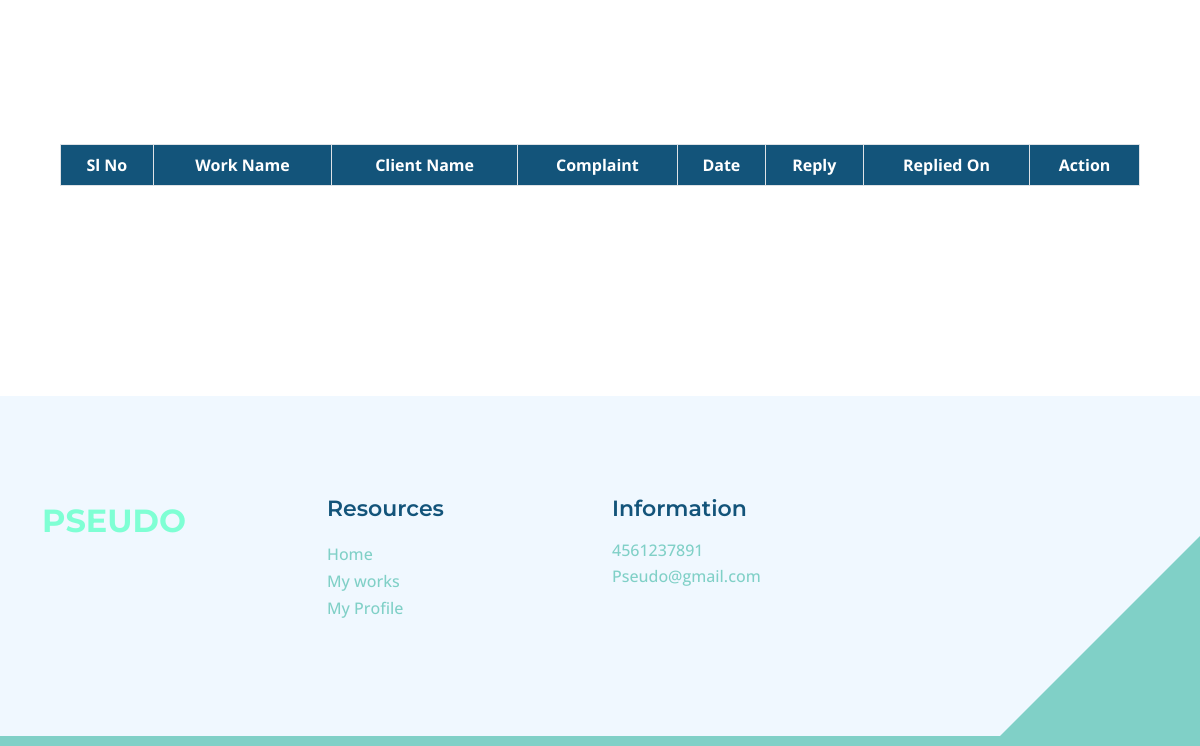
The app's page /Freelan/Freelancomplaint.php (signed in, lower part), older data.
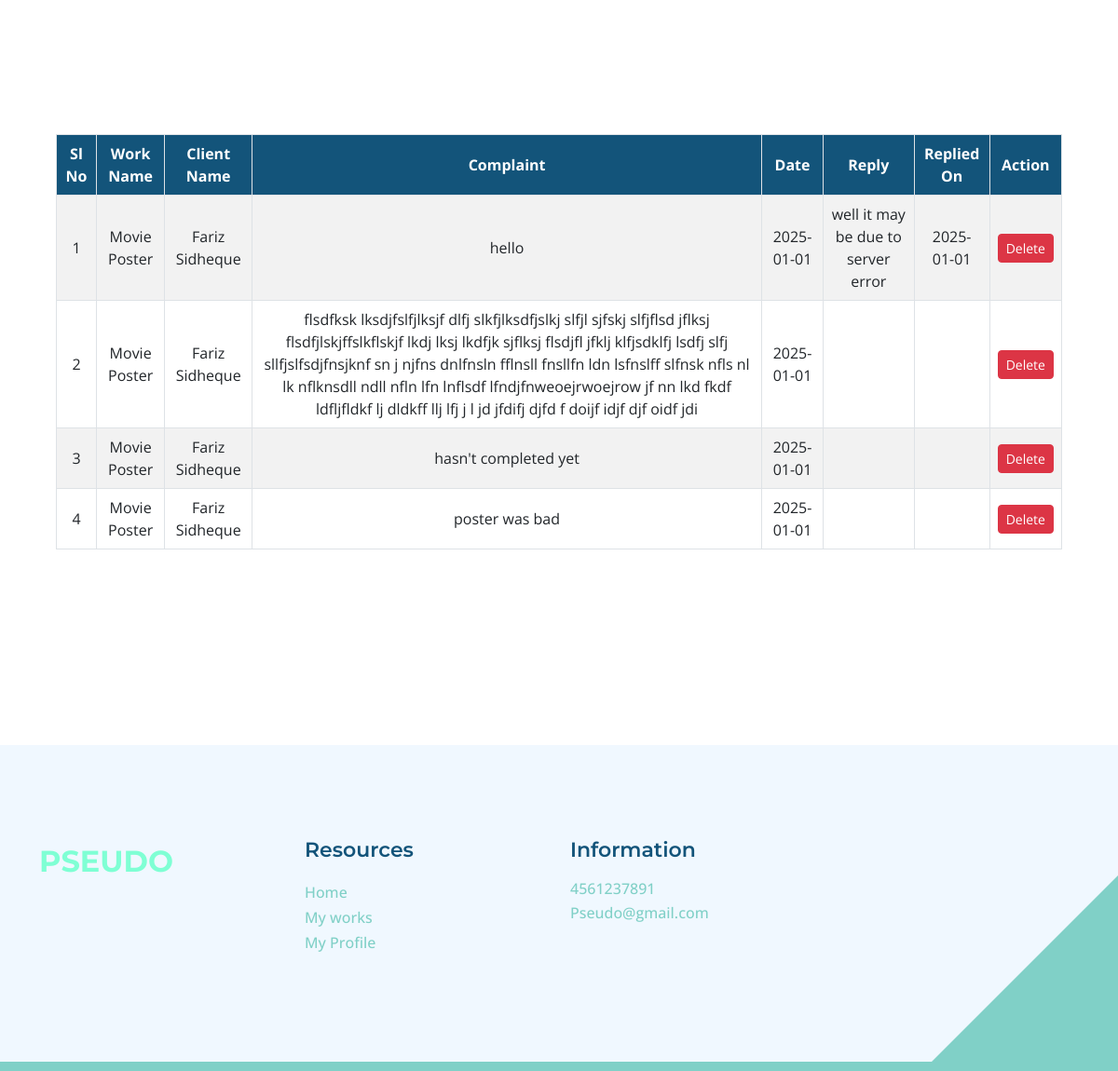
The same page, newer data.
### tables this page shows
CREATE TABLE `tbl_complaint` (
  `complaint_id` int(11) NOT NULL,
  `complaint_details` varchar(1000) NOT NULL,
  `complaint_date` varchar(20) NOT NULL,
  `complaint_reply` varchar(1000) NOT NULL,
  `freelan_id` int(11) NOT NULL,
  `client_id` int(11) NOT NULL,
  `request_id` int(11) NOT NULL,
  `complaint_status` int(11) NOT NULL,
  `complaint_rdate` varchar(50) NOT NULL
);

CREATE TABLE `tbl_work` (
  `work_id` int(11) NOT NULL,
  `work_name` varchar(100) NOT NULL,
  `work_price` varchar(50) NOT NULL,
  `work_details` varchar(1000) NOT NULL,
  `work_doc` varchar(50) NOT NULL,
  `client_id` int(11) NOT NULL,
  `subcat_id` int(11) NOT NULL,
  `work_final` varchar(100) NOT NULL,
  `work_status` int(11) NOT NULL DEFAULT 0
);

CREATE TABLE `tbl_client` (
  `client_id` int(11) NOT NULL,
  `client_name` varchar(50) NOT NULL,
  `client_email` varchar(50) NOT NULL,
  `place_id` int(11) NOT NULL,
  `client_address` varchar(100) NOT NULL,
  `client_photo` varchar(50) NOT NULL,
  `client_proof` varchar(50) NOT NULL,
  `client_password` varchar(50) NOT NULL,
  `client_dob` varchar(50) NOT NULL,
  `client_contact` varchar(50) NOT NULL,
  `client_status` int(11) NOT NULL,
  `client_gender` varchar(50) NOT NULL
);

### Freelan/Freelancomplaint.php (the view, shortened to what this page needs)
<?php
include('Header.php');
        ?>
<!DOCTYPE html PUBLIC "-//W3C//DTD XHTML 1.0 Transitional//EN" "http://www.w3.org/TR/xhtml1/DTD/xhtml1-transitional.dtd">
<html xmlns="http://www.w3.org/1999/xhtml">
<head>
</head>
<body>
<form id="frm_complaint" name="frm_complaint" method="post" action="">
  <p>&nbsp;</p>
  <p>&nbsp;</p>
  <div class="table-container">
    <table class="table table-bordered">
        <thead>
            <tr>
                <th scope="col">Sl No</th>
                <th scope="col">Work Name</th>
                <th scope="col">Client Name</th>
                <th scope="col">Complaint</th>
                <th scope="col">Date</th>
                <th scope="col">Reply</th>
                <th scope="col">Replied On</th>
                <th scope="col">Action</th>
            </tr>
        </thead>
        <tbody>
            <?php
                $selqry="select * from tbl_complaint u inner join tbl_request j on u.request_id=j.request_id  inner join tbl_work p on j.work_id=p.work_id  inner join tbl_client c on p.client_id=c.client_id where u.freelan_id=".$_SESSION['fid'];
                $complaint=$con->query($selqry);
                $i=0;
                while($data=$complaint->fetch_assoc()) {
                    $i++;
            ?>
            <tr>
                <td><?php echo $i ?></td>
                <td><?php echo $data['work_name'] ?></td>
                <td><?php echo $data['client_name'] ?></td>
                <td><?php echo $data['complaint_details'] ?></td>
                <td><?php echo $data['complaint_date'] ?></td>
                <td><?php echo $data['complaint_reply'] ?></td>
                <td><?php echo $data['complaint_rdate'] ?></td>
                <td><a href="Freelancomplaint.php?did=<?php echo $data['complaint_id']?>" class="btn btn-danger btn-sm">Delete</a></td>
            </tr>
            <?php
                }
            ?>
        </tbody>
    </table>
</div>
  <p>&nbsp;</p>
</form>
</body>
<?php
include('Footer.php');
?>
</html>

Row changes from the older to the newer data that the page shows:
added tbl_complaint: tbl_work.work_name "Movie Poster", tbl_client.client_name "Fariz Sidheque", complaint_details "hello", complaint_date "2025-01-01", complaint_reply "well it may be due to server error", complaint_rdate "2025-01-01"
added tbl_complaint: tbl_work.work_name "Movie Poster", tbl_client.client_name "Fariz Sidheque", complaint_details "flsdfksk lksdjfslfjlksjf dlfj slkfjlksdfjslkj slfjl sjfskj slfjflsd jflksj flsdfjlskjffslkflskjf lkdj lksj lkdfjk sjflksj flsdjfl jfklj klfjsdklfj lsdfj slfj sllfjslfsdjfnsjknf sn j njfns dnlfnsln fflnsll fnsllfn ldn lsfnslff slfnsk nfls nl lk nflknsdll ndll nfln lfn lnflsdf lfndjfnweoejrwoejrow jf nn lkd fkdf ldfljfldkf lj dldkff llj lfj j l jd jfdifj djfd f doijf idjf djf oidf jdi", complaint_date "2025-01-01"
added tbl_complaint: tbl_work.work_name "Movie Poster", tbl_client.client_name "Fariz Sidheque", complaint_details "hasn't completed yet", complaint_date "2025-01-01"
added tbl_complaint: tbl_work.work_name "Movie Poster", tbl_client.client_name "Fariz Sidheque", complaint_details "poster was bad", complaint_date "2025-01-01"
